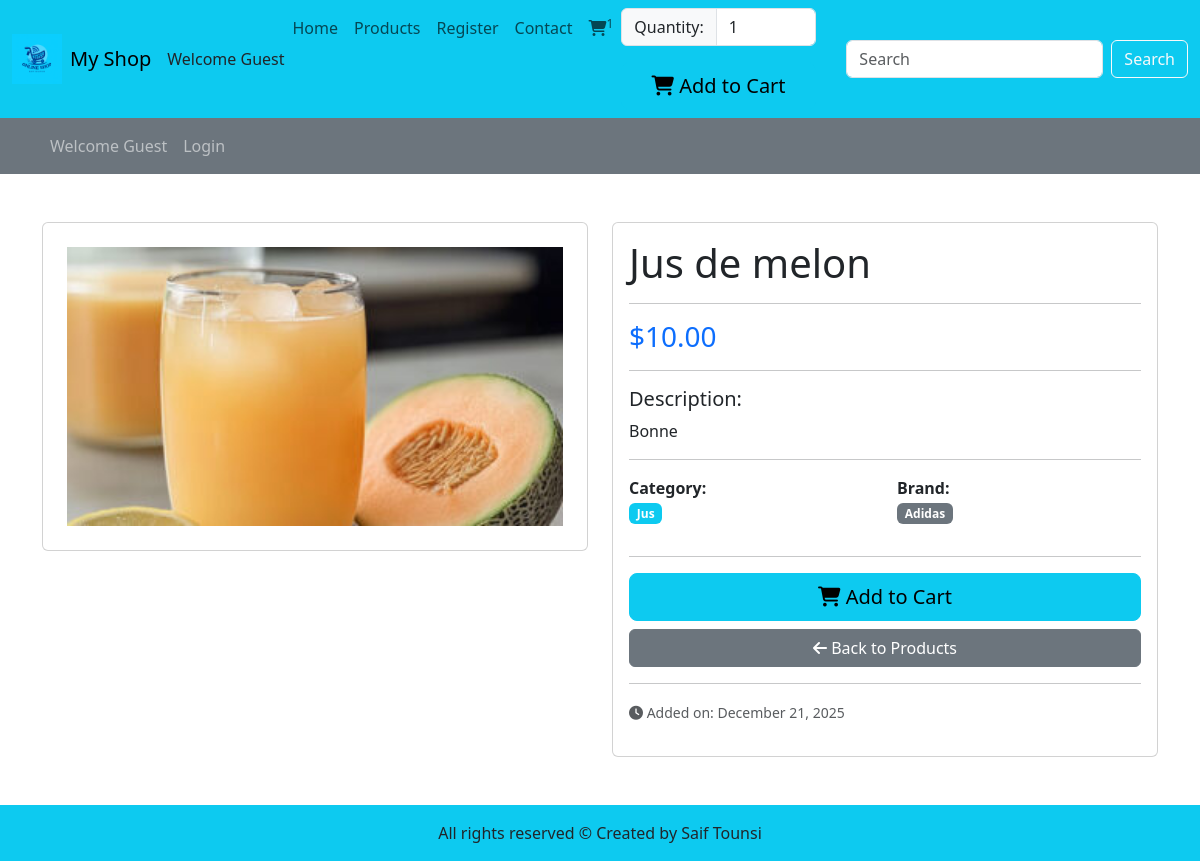
The page /product_details.php?product_id=3 on the database as committed earlier.
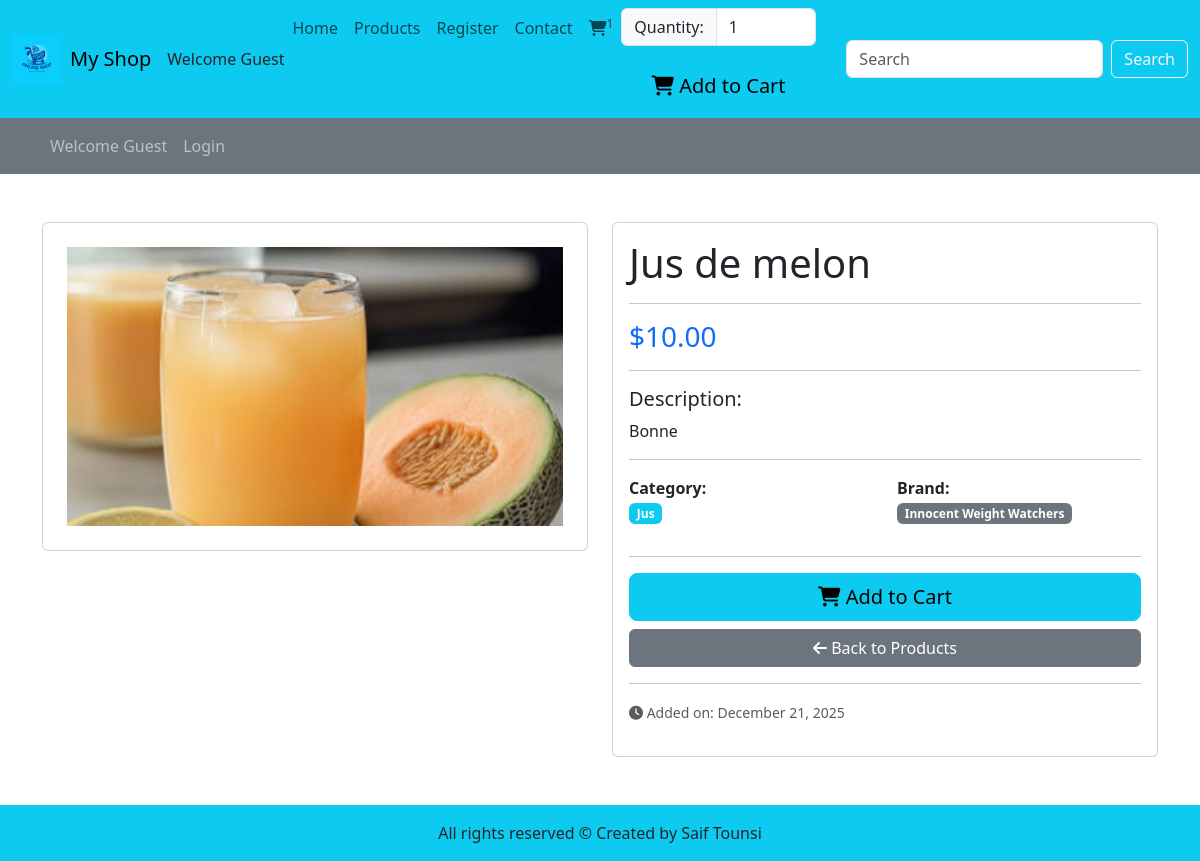
The same page on the database as committed later.
### tables this page shows
CREATE TABLE IF NOT EXISTS `products` (
  `id` int NOT NULL AUTO_INCREMENT,
  `product_title` varchar(255) NOT NULL,
  `product_description` text NOT NULL,
  `product_keyword` varchar(255) NOT NULL,
  `category_id` int NOT NULL,
  `brand_id` int NOT NULL,
  `product_image` varchar(255) NOT NULL,
  `product_price` decimal(10,2) NOT NULL,
  `created_at` timestamp NOT NULL DEFAULT CURRENT_TIMESTAMP,
  PRIMARY KEY (`id`),
  KEY `category_id` (`category_id`),
  KEY `brand_id` (`brand_id`)
);

CREATE TABLE IF NOT EXISTS `categories` (
  `id` int NOT NULL AUTO_INCREMENT,
  `category_title` varchar(100) NOT NULL,
  `created_at` timestamp NOT NULL DEFAULT CURRENT_TIMESTAMP,
  PRIMARY KEY (`id`)
);

CREATE TABLE IF NOT EXISTS `brands` (
  `id` int NOT NULL AUTO_INCREMENT,
  `brand_title` varchar(100) NOT NULL,
  `created_at` timestamp NOT NULL DEFAULT CURRENT_TIMESTAMP,
  PRIMARY KEY (`id`)
);

### products/models/product1.php (called while the page is built, shortened)
<?php
class Product {
    private $connections;
    private $table = 'products';
    public function __construct($db) {
        $this->connections = $db;
    }
public function readSingle($product_id) {
    try {
        $query = "SELECT
                    p.id,
                    p.product_title,
                    p.product_description,
                    p.product_keyword,
                    p.category_id,
                    c.category_title as category_name,
                    p.brand_id,
                    b.brand_title as brand_name,
                    p.product_image,
                    p.product_price,
                    p.created_at
                  FROM " . $this->table . " p
                  LEFT JOIN categories c ON p.category_id = c.id
                  LEFT JOIN brands b ON p.brand_id = b.id
                  WHERE p.id = :product_id
                  LIMIT 1";
        $stmt = $this->connections->prepare($query);
        $stmt->bindParam(':product_id', $product_id);
        $stmt->execute();
        $result = $stmt->fetch(PDO::FETCH_ASSOC);
        return $result;
    } catch(PDOException $e) {
        echo "Error: " . $e->getMessage();
        return false;
    }
}
}
?>

### product_details.php (the view, shortened to what this page needs)
<?php
include_once('products/models/product1.php');
$product_id = isset($_GET['product_id']) ? $_GET['product_id'] : null;
try {
    $database2 = new Database1();
    $conn = $database2->connect();
    $product = new Product($conn);
    $product_details = $product->readSingle($product_id);
} catch (Exception $e) {
    echo "Error: " . $e->getMessage();
    exit();
}
$message = isset($_COOKIE['user']) ? "Welcome back, " . $_COOKIE['user'] : "Welcome Guest";
?>
<!DOCTYPE html>
<html lang="en">
<head>
    <link href="https://cdn.jsdelivr.net/npm/bootstrap@5.3.3/dist/css/bootstrap.min.css" rel="stylesheet">
    <link rel="stylesheet" href="https://cdnjs.cloudflare.com/ajax/libs/font-awesome/6.5.1/css/all.min.css">
</head>
<body>
<nav class="navbar navbar-expand-lg bg-info">
  <div class="container-fluid">
    <a class="navbar-brand d-flex align-items-center" href="index.php">
      <img src="images/logo1.png" alt="logo" class="logo me-2">
      My Shop
    </a>
    <p class="mb-0"><?php echo $message; ?></p>
    <div class="collapse navbar-collapse" id="navbarNav">
      <ul class="navbar-nav me-auto mb-2 mb-lg-0">
        <li class="nav-item"><a class="nav-link" href="index.php">Home</a></li>
        <li class="nav-item"><a class="nav-link" href="#">Products</a></li>
        <li class="nav-item"><a class="nav-link" href="#">Register</a></li>
        <li class="nav-item"><a class="nav-link" href="#">Contact</a></li>
        <li class="nav-item"><a class="nav-link" href="#"><i class="fa-solid fa-cart-shopping"></i><sup>1</sup></a></li>
        <form method="POST" action="cart.php">
        <div class="input-group mb-3">
        <span class="input-group-text">Quantity:</span>
        <input type="number" name="quantity" value="1" min="1" class="form-control" style="max-width: 100px;">
        </div>
        <div class="d-grid gap-2">
        <button type="submit" name="add_to_cart" class="btn btn-info btn-lg">
            <i class="fa-solid fa-cart-shopping"></i> Add to Cart
        </button>
        </div>
        </form>
      </ul>
      <form class="d-flex" method="GET" action="index.php">
        <input class="form-control me-2" type="search" name="search_data" placeholder="Search">
        <button type="submit" name="search" class="btn btn-outline-light">Search</button>
      </form>
    </div>
  </div>
</nav>
<nav class="navbar navbar-expand-lg navbar-dark bg-secondary">
  <div class="container">
    <ul class="navbar-nav me-auto">
      <li class="nav-item"><a class="nav-link">Welcome Guest</a></li>
      <li class="nav-item"><a class="nav-link" href="#">Login</a></li>
    </ul>
  </div>
</nav>
<div class="container my-5">
    <div class="row">
        <div class="col-md-6">
            <div class="card">
                <img src="images/<?php echo htmlspecialchars($product_details['product_image']); ?>"
                     class="card-img-top product-image p-4"
                     alt="<?php echo htmlspecialchars($product_details['product_title']); ?>">
            </div>
        </div>
        <div class="col-md-6">
            <div class="card">
                <div class="card-body">
                    <h1 class="card-title"><?php echo htmlspecialchars($product_details['product_title']); ?></h1>
                    <hr>
                    <h3 class="text-primary">$<?php echo number_format($product_details['product_price'], 2); ?></h3>
                    <hr>
                    <h5>Description:</h5>
                    <p class="card-text"><?php echo htmlspecialchars($product_details['product_description']); ?></p>
                    <hr>
                    <div class="row">
                        <div class="col-6">
                            <p><strong>Category:</strong><br>
                            <span class="badge bg-info"><?php echo htmlspecialchars($product_details['category_name']); ?></span></p>
                        </div>
                        <div class="col-6">
                            <p><strong>Brand:</strong><br>
                            <span class="badge bg-secondary"><?php echo htmlspecialchars($product_details['brand_name']); ?></span></p>
                        </div>
                    </div>
                    <hr>
                    <div class="d-grid gap-2">
                        <button class="btn btn-info btn-lg">
                            <i class="fa-solid fa-cart-shopping"></i> Add to Cart
                        </button>
                        <a href="index.php" class="btn btn-secondary">
                            <i class="fa-solid fa-arrow-left"></i> Back to Products
                        </a>
                    </div>
                    <hr>
                    <p class="text-muted">
                        <small><i class="fa-solid fa-clock"></i> Added on:
                        <?php echo date('F d, Y', strtotime($product_details['created_at'])); ?></small>
                    </p>
                </div>
            </div>
        </div>
    </div>
</div>
<footer class="bg-info p-3 mt-5">
  <p class="mb-0 text-center">All rights reserved © Created by Saif Tounsi</p>
</footer>
</body>
</html>

### product_details.php (style rules this page uses)
.product-image { width: 100%; max-height: 500px; object-fit: contain; }
.logo { width: 100%; height: 50px; }

Rows that differ between the two databases and show on the page:
changed through a linked row, products "Jus de melon": brand.brand_title "Adidas" → "Innocent Weight Watchers"
